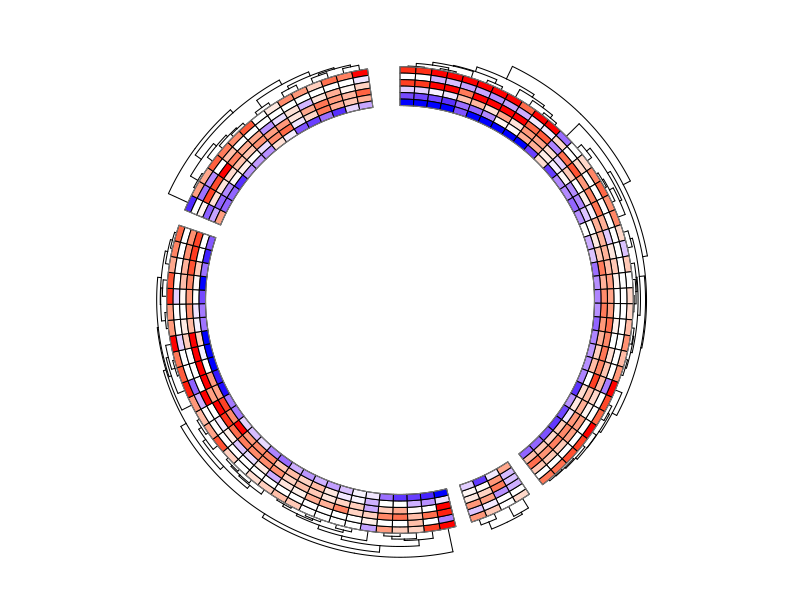

This figure's R source: (Note: this script raises an error after producing the figure.)
## ---- chunk 1
library(circlize)
library(ComplexHeatmap)
library(utils)
## ---- chunk 2
filter_pathways <- function(canon_df, zscore_df, threshold_significance = 100, threshold_directionality = 0.5) {
  # Calculate row sums of canon_df to rank pathways
  pathway_ranks <- rowSums(canon_df)
  
  # Select top pathways based on threshold_significance
  top_pathways <- names(head(sort(pathway_ranks, decreasing = TRUE), threshold_significance))
  
  # Find pathways with directionality higher than absolute value of threshold_directionality in zscore_df
  directionality_condition <- apply(abs(zscore_df[top_pathways,]) > threshold_directionality, 1, any, na.rm = TRUE)
  
  # Combine the two conditions to get the final set of pathways
  selected_pathways <- top_pathways[directionality_condition]
  
  return(selected_pathways)
}

## ---- chunk 3
## Read files canon and zscore from DESEQ analysis one vs Rest
canon <- utils::read.csv(file.path("..", "Data", "04d1.Cano.Pclustered.6comps.csv"), row.names = 1, header = TRUE, sep = ",")
zscore <- utils::read.csv(file.path("..", "Data", "04d2.Cano.Zclustered.6comps.csv"),  row.names = 1, header = TRUE, sep = ",")
## ---- chunk 4
# Filter both canon and zscore by common pathways in both
common_pathways <- intersect(rownames(canon), rownames(zscore))
canon <- canon[common_pathways, , drop = FALSE]
zscore <- zscore[common_pathways, , drop = FALSE]
## ---- chunk 5
# Read File with pathways categories
szscore <- utils::read.csv(file.path("..","Data","IPA_zscore_all_split_A_D.csv"), row.names = 1, header = TRUE, sep = ",")
## ---- chunk 6
# Filter both canon and zscore with categories from A to D
relevant_pathways <- intersect(rownames(szscore), rownames(zscore))
canon1 <- canon[relevant_pathways, , drop = FALSE]
zscore1 <- zscore[relevant_pathways, , drop = FALSE]
## ---- chunk 7
#Check dimensions
dim(canon)
dim(zscore)
dim(canon1)
dim(zscore1)
rownames(canon1)==rownames(zscore1)
## ---- chunk 8
# Filter pathways
selected_pathways <- filter_pathways(canon1, zscore1, threshold_significance = 90, threshold_directionality = 0.5)
length(selected_pathways)
## ---- chunk 9
#Filter on selected pathways
canon2 <- canon[selected_pathways,]
zscore2 <- zscore[selected_pathways,]
szscore2 <- szscore[selected_pathways,]
table(szscore2$Group)
## ---- chunk 10
# Ensure splitz2$Group is a factor
szscore2$Group <- factor(szscore2$Group)
## ---- chunk 11
# Assign custom colors to factor levels
vec_col <- szscore2$Group
vec_col
table(vec_col)
## ---- chunk 12
col_fun = colorRamp2(c(-4, 0, 4), c("blue", "white", "red"))
col_mechanisms <- list("A" = "A: Fibrosis",
                       "B" = "B: Lipid Metabolism",
                       "C" = "C: Inflammation",
                       "D" = "D: Glucose metabolism")
## ---- chunk 13
# Define colors for each sector
sector_colors <- c("black", "deepskyblue3", "darkblue", "darkorange3")
## ---- chunk 14
# Repeat each color for the number of rows in each sector
names(sector_colors) <- unique(vec_col)  # Assign colors to unique classes
# Assign colors to row names based on vec_col
sector_row_colors <- sector_colors[vec_col]
# Change column names
## ---- chunk 15
# Change colnames
colnames <- c("Sub 1", "Sub 2", "Sub 3", "Sub 4", "Sub 5", "Sub 6")
colnames(zscore2) <- colnames
## ---- chunk 16
# Set these pathways with larger font
# Larger font size pathways
selected_pathways <- c("Collagen biosynthesis and modifying enzymes",
                       "IL-6 Signaling",
                       "IL-17 Signaling",
                       "NAFLD Signaling Pathway",
                       "Platelet homeostasis",
                       "Insulin Secretion Signaling Pathway",
                       "AMPK Signaling")
## ---- chunk 17
#Define font size
# Define row names cex vector
rownames_cex <- ifelse(rownames(zscore2) %in% selected_pathways, 0.8, 0.53)
## ---- chunk 18
# Clear all plots
## Clear
circos.clear()
graphics.off()
## ---- chunk 19
# Plot circular plot using circos package

pdf("Ingenuity Pathway Analysis on 6 patient Subgroups_test.pdf", height = 9, width = 12)

# Define parameters
start_degree <- 90
gap_degree <- c(4, 4, 4, 8)
track_margin <- c(0, 0)
legend_title_directionality <- "Directionality"
legend_title_mechanisms <- "Mechanisms"

# Circular Heatmap
circos.par(
  start.degree = start_degree,
  gap.degree = gap_degree,
  track.margin = track_margin
)

# Legend
legend_directionality <- Legend(
  title = legend_title_directionality,
  col_fun = col_fun,
  grid_height = unit(4, "mm"),
  grid_width = unit(4, "mm")
)
legend_mechanisms <- Legend(
  title = legend_title_mechanisms,
  col_mechanisms,
  grid_height = unit(8, "mm"),
  grid_width = unit(8, "mm")
)

# Set row names
rownames(zscore2) <- factor(rownames(zscore2))

# Circular Heatmap
circos_ht <- circos.heatmap(
  zscore2,
  split = vec_col,
  col = col_fun,
  cluster = TRUE,
  rownames.side = "inside",
  cell.border = "black",
  bg.lwd = 1,
  bg.lty = 1,
  cell.lwd = 1,
  track.height = 0.15,
  show.sector.labels = TRUE,
  dend.side = "outside",
  dend.track.height = 0.1,
  rownames.cex = rownames_cex,
  cell.lty = 1,
  bg.border = "gray50",
  rownames.col = sector_row_colors,
  rownames.font = par("font")
)

# Adding a new track for column labels
circos.track(
  track.index = get.current.track.index() + 1 ,
  panel.fun = function(x, y) {
    if (CELL_META$sector.numeric.index == 4) { # the last sector
      column_names <- colnames(zscore2)
      num_columns <- length(column_names)
      ## Set the order correctly of the columns (Patient Subgroups)
      column_names <- rev(column_names)
      
      circos.text(
        rep(CELL_META$cell.xlim[2], num_columns) + convert_x(1, "mm"),
        1:num_columns - 0.5,
        column_names,
        cex = 0.7,
        adj = c(0, 0.8),
        facing = "inside"
      )
    }
  },
  bg.border = NA
)

# Draw legends
draw(legend_directionality, x = unit(0.80, "npc"), y = unit(0.95, "npc"), just = c("right", "top"))
draw(legend_mechanisms, x = unit(0.20, "npc"), y = unit(0.80, "npc"), just = c("right", "top"))

# Add title
title("Ingenuity Pathway Analysis on DEGs from 6 Patient Subgroups")

dev.off()
